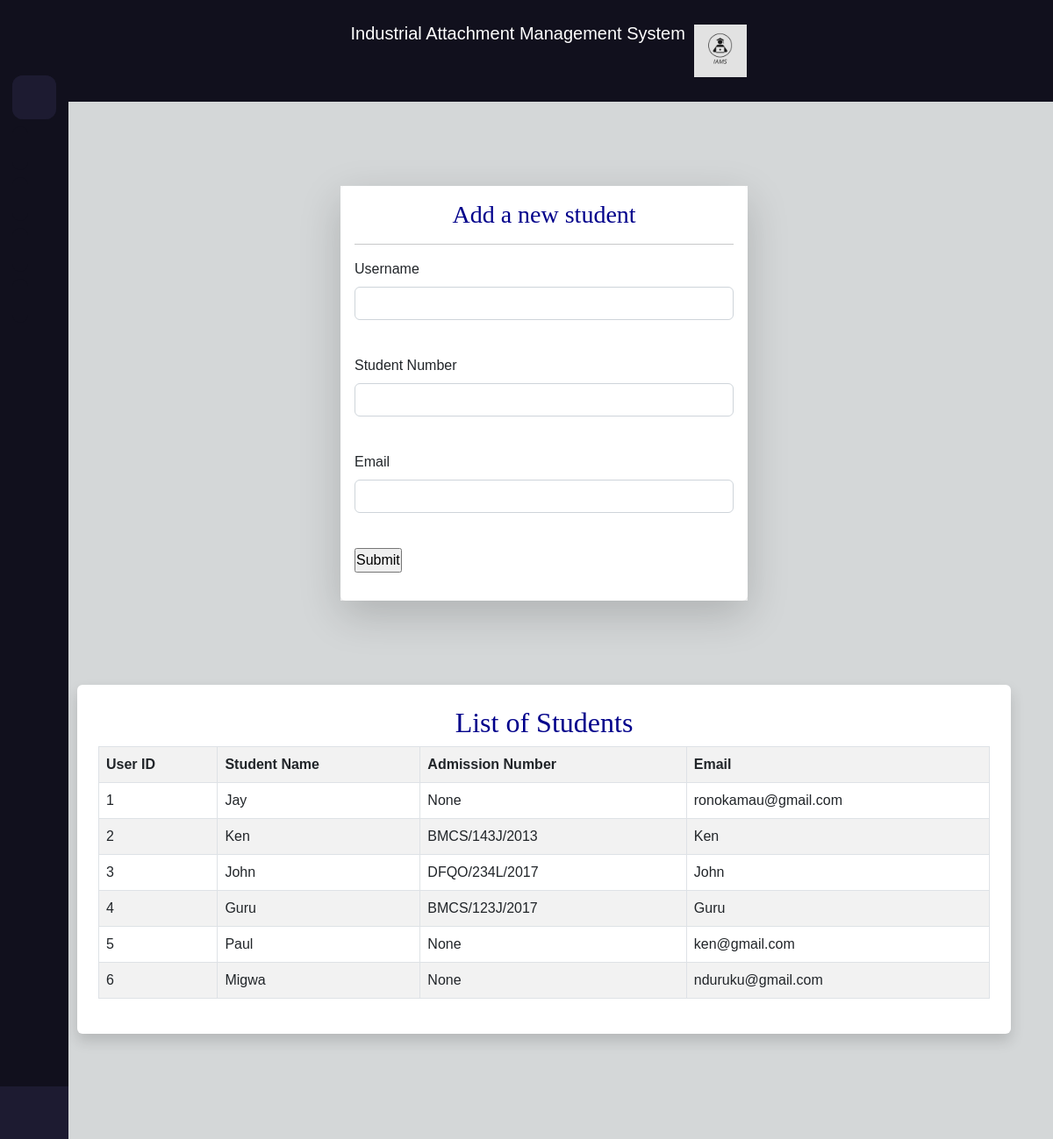
The app's page /add (signed in) with its own data.
### app/models.py (models this page shows, shortened)
class User(UserMixin, db.Model):
    id = db.Column(db.Integer, primary_key=True)
    username = db.Column(db.String(64), index=True, unique=True)
    adm_number = db.Column(db.String(64), index=True, unique=True)
    email = db.Column(db.String(120), index=True, unique=True)
    date_added = db.Column(db.DateTime, default=datetime.utcnow)
    password_hash = db.Column(db.String(128))
    is_admin = db.Column(db.Boolean, default=False)
    applications = db.relationship('Application', backref='student', lazy='dynamic')

### app/routes.py (the view, shortened to what this page needs)
@app.route('/add', methods=['GET', 'POST'])
@login_required
def add_student():
    name = None
    form = StudentForm()
    students = User.query.order_by(User.date_added)
    return render_template('add_student.html', title="Add",
        form=form,
        name=name,
        students=students)

### app/forms.py
class StudentForm(FlaskForm):
    username = StringField('Username', validators=[DataRequired()])
    email = StringField('Email', validators=[DataRequired()])
    adm_number = StringField('Student Number', validators=[DataRequired()])
    date_added = DateTimeField('Date Added')
    submit = SubmitField('Submit')

### app/models.py (called while the page is built)
@login.user_loader
def load_user(id):
    return User.query.get(int(id))

### app/templates/add_student.html (shortened to what this page needs)
{% extends 'base.html'%}
{% block content %}
<br/><br/><br/>
    <form method="POST">
        <div class="shadow-lg p-3 mb-5 bg-body rounded">
            <h3>Add a new student</h3>
            <hr>
            <p>
                {{ form.username.label(
                    class="form-label") }} <br/>
                {{ form.username(
                    class="form-control") }}<br/>
            </p>
            <p>
                {{ form.adm_number.label(
                    class="form-label") }} <br/>
                {{ form.adm_number(
                    class="form-control") }}<br>
            </p>
            <p>
                {{ form.email.label(
                    class="form-label") }}<br>
                {{ form.email(
                    class="form-control") }}<br>
            </p>
            <p> {{ form.submit() }}</p>
        </div>
    </form>
    <br/><br/>
    <div class="shadow p-4 mx-5 mb-5 bg-body rounded">
        <table class="table table-hover
        table-bordered table-striped">
        <h2>List of Students</h2>
        <tr>
            <th>User ID</th>
            <th>Student Name</th>
            <th>Admission Number</th>
            <th>Email</th>
        </tr>
        {% for student in students %}
        <tr>
            <td>{{ student.id }}</td>
            <td>{{ student.username }}</td>
            <td>{{ student.adm_number }}</td>
            <td>{{ student.email }}</td>
        </tr>
        {% endfor %}
        </table>
    </div>
<br/><br/><br/>
{% endblock %}

### app/static/css/style.css (style rules this page uses)
form { width: 40%; background: white; margin: 0 auto; }
h2 { color: darkblue; text-align: center; font-family: 'Times New Roman', Times, serif; }
h3 { color: darkblue; text-align: center; font-family: 'Times New Roman', Times, serif; }
* { margin: 0; padding: 0; box-sizing: border-box; font-family: "Poppins" , sans-serif; }

### records on screen
User: id "1", username "Jay", adm_number "None", email "ronokamau@gmail.com"
User: id "2", username "Ken", adm_number "BMCS/143J/2013", email "Ken"
User: id "3", username "John", adm_number "DFQO/234L/2017", email "John"
User: id "4", username "Guru", adm_number "BMCS/123J/2017", email "Guru"
User: id "5", username "Paul", adm_number "None", email "ken@gmail.com"
User: id "6", username "Migwa", adm_number "None", email "nduruku@gmail.com"
